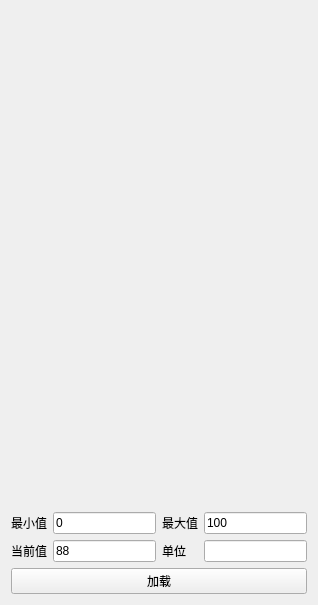
<?xml version="1.0" encoding="UTF-8"?>
<ui version="4.0">
 <class>frmRoundPlot</class>
 <widget class="QWidget" name="frmRoundPlot">
  <property name="geometry">
   <rect>
    <x>0</x>
    <y>0</y>
    <width>318</width>
    <height>605</height>
   </rect>
  </property>
  <property name="windowTitle">
   <string>widget</string>
  </property>
  <layout class="QVBoxLayout" name="verticalLayout">
   <item>
    <widget class="RoundPlot" name="widget1" native="true">
     <property name="sizePolicy">
      <sizepolicy hsizetype="Preferred" vsizetype="Expanding">
       <horstretch>0</horstretch>
       <verstretch>0</verstretch>
      </sizepolicy>
     </property>
    </widget>
   </item>
   <item>
    <widget class="RoundPlot" name="widget2" native="true">
     <property name="sizePolicy">
      <sizepolicy hsizetype="Preferred" vsizetype="Expanding">
       <horstretch>0</horstretch>
       <verstretch>0</verstretch>
      </sizepolicy>
     </property>
    </widget>
   </item>
   <item>
    <layout class="QGridLayout" name="gridLayout">
     <item row="0" column="2">
      <widget class="QLabel" name="labMaxValue">
       <property name="text">
        <string>最大值</string>
       </property>
      </widget>
     </item>
     <item row="0" column="3">
      <widget class="QLineEdit" name="txtMaxValue">
       <property name="text">
        <string>100</string>
       </property>
      </widget>
     </item>
     <item row="0" column="1">
      <widget class="QLineEdit" name="txtMinValue">
       <property name="text">
        <string>0</string>
       </property>
      </widget>
     </item>
     <item row="1" column="1">
      <widget class="QLineEdit" name="txtValue">
       <property name="text">
        <string>88</string>
       </property>
      </widget>
     </item>
     <item row="1" column="2">
      <widget class="QLabel" name="labUnit">
       <property name="text">
        <string>单位</string>
       </property>
      </widget>
     </item>
     <item row="1" column="0">
      <widget class="QLabel" name="labValue">
       <property name="text">
        <string>当前值</string>
       </property>
      </widget>
     </item>
     <item row="1" column="3">
      <widget class="QLineEdit" name="txtUnit">
       <property name="text">
        <string/>
       </property>
      </widget>
     </item>
     <item row="0" column="0">
      <widget class="QLabel" name="labMinValue">
       <property name="text">
        <string>最小值</string>
       </property>
      </widget>
     </item>
    </layout>
   </item>
   <item>
    <widget class="QPushButton" name="pushButton">
     <property name="text">
      <string>加载</string>
     </property>
    </widget>
   </item>
  </layout>
 </widget>
 <customwidgets>
  <customwidget>
   <class>RoundPlot</class>
   <extends>QWidget</extends>
   <header>roundPlot/roundplot.h</header>
   <container>1</container>
  </customwidget>
 </customwidgets>
 <resources/>
 <connections/>
</ui>
